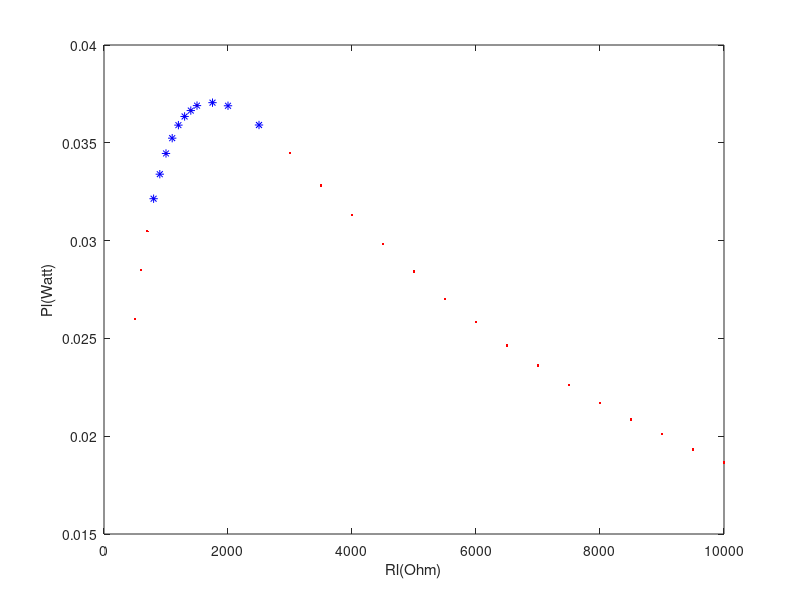

Reproduce this figure in MATLAB.
I = [ 1.36 1.42 1.49 1.56 1.64 1.73 1.83 1.94 2.07 2.21 2.38 2.57 2.79 3.05 3.38 3.78 4.28 4.58 4.94 5.09 5.26 5.44 5.62 5.83 6.05 6.29 6.54 6.82 7.12 ];
U = [ 13.72 13.61 13.50 13.37 13.23 13.07 12.90 12.70 12.48 12.23 11.94 11.61 11.22 10.76 10.20 9.50 8.62 8.09 7.47 7.20 6.91 6.60 6.27 5.91 5.52 5.11 4.66 4.18 3.65 ];

Rl = [ 10000 9500 9000 8500 8000 7500 7000 6500 6000 5500 5000 4500 4000 3500 3000 2500 2000 1750 1500 1400 1300 1200 1100 1000 900 800 700 600 500 ];
Pl = U .* I * 10^-3;

I2 = [ 3.78 4.28 4.58 4.94 5.09 5.26 5.44 5.62 5.83 6.05 6.29 ];
U2 = [ 9.50 8.62 8.09 7.47 7.20 6.91 6.60 6.27 5.91 5.52 5.11 ];

Rl2 = [ 2500 2000 1750 1500 1400 1300 1200 1100 1000 900 800 ];
Pl2 = U2 .* I2 * 10^-3;


plot(Rl, Pl, '.r')
hold on
plot(Rl2, Pl2, '*b')
xlabel("Rl(Ohm)")
ylabel("Pl(Watt)")
